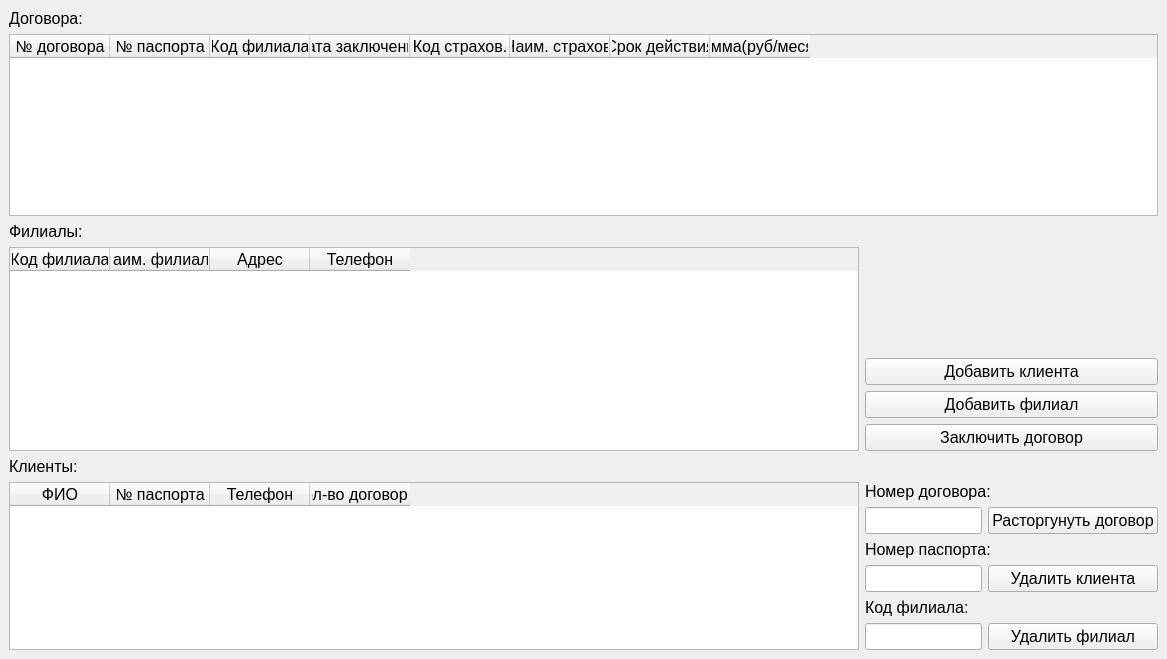
<?xml version="1.0" encoding="UTF-8"?>
<ui version="4.0">
 <class>MainWindow</class>
 <widget class="QMainWindow" name="MainWindow">
  <property name="enabled">
   <bool>true</bool>
  </property>
  <property name="geometry">
   <rect>
    <x>0</x>
    <y>0</y>
    <width>1162</width>
    <height>659</height>
   </rect>
  </property>
  <property name="windowTitle">
   <string>MainWindow</string>
  </property>
  <widget class="QWidget" name="centralwidget">
   <layout class="QGridLayout" name="gridLayout">
    <item row="0" column="0">
     <widget class="QLabel" name="label_3">
      <property name="font">
       <font>
        <pointsize>12</pointsize>
       </font>
      </property>
      <property name="text">
       <string>Договора:</string>
      </property>
      <property name="alignment">
       <set>Qt::AlignLeading|Qt::AlignLeft|Qt::AlignTop</set>
      </property>
     </widget>
    </item>
    <item row="2" column="0">
     <widget class="QLabel" name="label_2">
      <property name="font">
       <font>
        <pointsize>12</pointsize>
       </font>
      </property>
      <property name="text">
       <string>Филиалы:</string>
      </property>
      <property name="alignment">
       <set>Qt::AlignLeading|Qt::AlignLeft|Qt::AlignTop</set>
      </property>
     </widget>
    </item>
    <item row="3" column="0" rowspan="4">
     <widget class="QTableWidget" name="tableFilials">
      <property name="minimumSize">
       <size>
        <width>850</width>
        <height>0</height>
       </size>
      </property>
      <property name="font">
       <font>
        <pointsize>12</pointsize>
       </font>
      </property>
      <column>
       <property name="text">
        <string>Код филиала</string>
       </property>
      </column>
      <column>
       <property name="text">
        <string>Наим. филиала</string>
       </property>
      </column>
      <column>
       <property name="text">
        <string>Адрес</string>
       </property>
      </column>
      <column>
       <property name="text">
        <string>Телефон</string>
       </property>
      </column>
     </widget>
    </item>
    <item row="6" column="1" colspan="2">
     <widget class="QPushButton" name="pushBAddAgr">
      <property name="font">
       <font>
        <pointsize>12</pointsize>
       </font>
      </property>
      <property name="text">
       <string>Заключить договор</string>
      </property>
     </widget>
    </item>
    <item row="7" column="0">
     <widget class="QLabel" name="label">
      <property name="font">
       <font>
        <pointsize>12</pointsize>
       </font>
      </property>
      <property name="text">
       <string>Клиенты:</string>
      </property>
      <property name="alignment">
       <set>Qt::AlignLeading|Qt::AlignLeft|Qt::AlignTop</set>
      </property>
     </widget>
    </item>
    <item row="8" column="0" rowspan="6">
     <widget class="QTableWidget" name="tableClient">
      <property name="minimumSize">
       <size>
        <width>850</width>
        <height>0</height>
       </size>
      </property>
      <property name="font">
       <font>
        <pointsize>12</pointsize>
       </font>
      </property>
      <column>
       <property name="text">
        <string>ФИО</string>
       </property>
      </column>
      <column>
       <property name="text">
        <string>№ паспорта</string>
       </property>
      </column>
      <column>
       <property name="text">
        <string>Телефон</string>
       </property>
      </column>
      <column>
       <property name="text">
        <string>Кол-во договоров</string>
       </property>
      </column>
     </widget>
    </item>
    <item row="9" column="1">
     <widget class="QLineEdit" name="lineEdit_3">
      <property name="font">
       <font>
        <pointsize>12</pointsize>
       </font>
      </property>
     </widget>
    </item>
    <item row="9" column="2">
     <widget class="QPushButton" name="pushBDelAgr">
      <property name="font">
       <font>
        <pointsize>12</pointsize>
       </font>
      </property>
      <property name="text">
       <string>Расторгунуть договор</string>
      </property>
     </widget>
    </item>
    <item row="11" column="1">
     <widget class="QLineEdit" name="lineEdit">
      <property name="font">
       <font>
        <pointsize>12</pointsize>
       </font>
      </property>
     </widget>
    </item>
    <item row="11" column="2">
     <widget class="QPushButton" name="pushBDelClients">
      <property name="font">
       <font>
        <pointsize>12</pointsize>
       </font>
      </property>
      <property name="text">
       <string>Удалить клиента</string>
      </property>
     </widget>
    </item>
    <item row="13" column="1">
     <widget class="QLineEdit" name="lineEdit_2">
      <property name="font">
       <font>
        <pointsize>12</pointsize>
       </font>
      </property>
     </widget>
    </item>
    <item row="13" column="2">
     <widget class="QPushButton" name="pushBDelFilial">
      <property name="font">
       <font>
        <pointsize>12</pointsize>
       </font>
      </property>
      <property name="text">
       <string>Удалить филиал</string>
      </property>
     </widget>
    </item>
    <item row="5" column="1" colspan="2">
     <widget class="QPushButton" name="pushBAddFilial">
      <property name="font">
       <font>
        <pointsize>12</pointsize>
       </font>
      </property>
      <property name="text">
       <string>Добавить филиал</string>
      </property>
     </widget>
    </item>
    <item row="4" column="1" colspan="2">
     <widget class="QPushButton" name="pushBAddClient">
      <property name="maximumSize">
       <size>
        <width>16777215</width>
        <height>16777215</height>
       </size>
      </property>
      <property name="font">
       <font>
        <pointsize>12</pointsize>
       </font>
      </property>
      <property name="text">
       <string>Добавить клиента</string>
      </property>
     </widget>
    </item>
    <item row="3" column="1" colspan="2">
     <spacer name="verticalSpacer">
      <property name="orientation">
       <enum>Qt::Vertical</enum>
      </property>
      <property name="sizeHint" stdset="0">
       <size>
        <width>293</width>
        <height>114</height>
       </size>
      </property>
     </spacer>
    </item>
    <item row="8" column="1" colspan="2">
     <widget class="QLabel" name="label_4">
      <property name="font">
       <font>
        <pointsize>12</pointsize>
       </font>
      </property>
      <property name="text">
       <string>Номер договора:</string>
      </property>
     </widget>
    </item>
    <item row="10" column="1" colspan="2">
     <widget class="QLabel" name="label_5">
      <property name="font">
       <font>
        <pointsize>12</pointsize>
       </font>
      </property>
      <property name="text">
       <string>Номер паспорта:</string>
      </property>
     </widget>
    </item>
    <item row="12" column="1" colspan="2">
     <widget class="QLabel" name="label_6">
      <property name="font">
       <font>
        <pointsize>12</pointsize>
       </font>
      </property>
      <property name="text">
       <string>Код филиала:</string>
      </property>
     </widget>
    </item>
    <item row="1" column="0" colspan="3">
     <widget class="QTableWidget" name="tableAgr">
      <property name="minimumSize">
       <size>
        <width>850</width>
        <height>0</height>
       </size>
      </property>
      <property name="maximumSize">
       <size>
        <width>16777215</width>
        <height>16777215</height>
       </size>
      </property>
      <property name="font">
       <font>
        <pointsize>12</pointsize>
       </font>
      </property>
      <column>
       <property name="text">
        <string>№ договора</string>
       </property>
      </column>
      <column>
       <property name="text">
        <string>№ паспорта</string>
       </property>
      </column>
      <column>
       <property name="text">
        <string>Код филиала</string>
       </property>
      </column>
      <column>
       <property name="text">
        <string>Дата заключения</string>
       </property>
      </column>
      <column>
       <property name="text">
        <string>Код страхов.</string>
       </property>
      </column>
      <column>
       <property name="text">
        <string>Наим. страхов.</string>
       </property>
      </column>
      <column>
       <property name="text">
        <string>Срок действия</string>
       </property>
      </column>
      <column>
       <property name="text">
        <string>Сумма(руб/месяц)</string>
       </property>
      </column>
     </widget>
    </item>
   </layout>
  </widget>
 </widget>
 <resources/>
 <connections/>
</ui>
